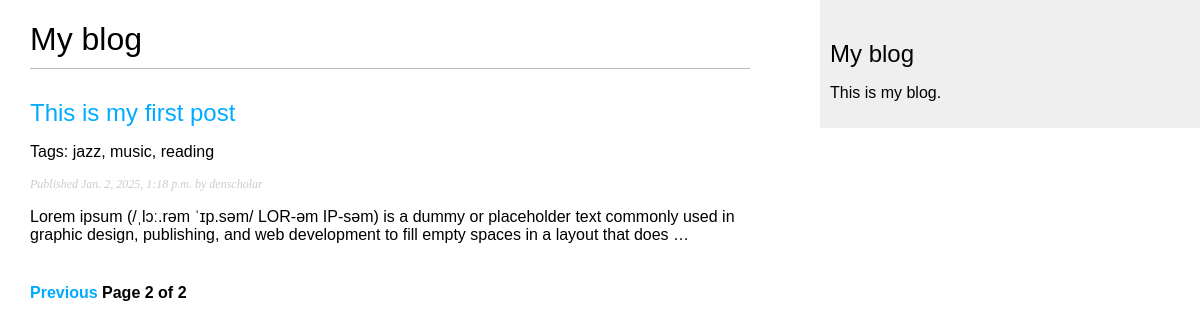
Screenshot of /blog/?page=2 with the database file from the repository.
### blog/models.py (models this page shows, shortened)
class Post(models.Model):
    class Status(models.TextChoices):
        DRAFT = "DF", "Draft"
        PUBLISHED = "PB", "Published"
    title = models.CharField(max_length=250)
    slug = models.SlugField(max_length=250, unique_for_date="publish")
    author = models.ForeignKey(
        settings.AUTH_USER_MODEL, on_delete=models.CASCADE, related_name="blog_posts"
    )
    body = models.TextField()
    publish = models.DateTimeField(default=timezone.now)
    created = models.DateTimeField(auto_now_add=True)
    updated = models.DateTimeField(auto_now=True)
    status = models.CharField(max_length=2, choices=Status, default=Status.DRAFT)
    objects = models.Manager()  # The default manager
    published = PublishedManager()  # Our custom manager.
    tags = TaggableManager()
    class Meta:
        ordering = ["-publish"]
    def get_absolute_url(self):
        return reverse(
            "blog:post_detail",
            args=[
                self.publish.year,
                self.publish.month,
                self.publish.day,
                self.slug,
            ],
        )

### blog/views.py (the view)
# urls.py: path("blog/", PostListView.as_view(), name="post_list"),
class PostListView(ListView):
    queryset = Post.published.all()
    context_object_name = "posts"
    paginate_by = 3
    template_name = "blog/list.html"

### blog/templates/blog/list.html (shortened to what this page needs)
{% extends 'base.html' %} {% block title %} My Blog {% endblock %}
{% block content %}
<h1>My blog</h1>
{% for post in posts %}
<h2><a href={{ post.get_absolute_url }}>{{post.title}}</a></h2>
<p class="tags">Tags: {{ post.tags.all|join:", " }}</p>
<p class="date">Published {{ post.publish }} by {{ post.author }}</p>
{{ post.body|truncatewords:30|linebreaks}} {% endfor %}
{% include 'blog/pagination.html' with page=page_obj %}
{% endblock %}

### static/css/blog.css (style rules this page uses)
body { margin: 0; padding: 0; font-family: helvetica, sans-serif; }
a { color: #00abff; text-decoration: none; }
h1 { font-weight: normal; border-bottom: 1px solid #bbb; padding: 0 0 10px 0; }
h2 { font-weight: normal; margin: 30px 0 0; }
p.date { color: #ccc; font-family: georgia, serif; font-size: 12px; font-style: italic; }

### rows the page displays
Post: title "This is my first post", tags.all "jazz, music, reading", publish "Jan. 2, 2025, 1:18 p.m.", author "denscholar", body "Lorem ipsum (/ˌlɔː.rəm ˈɪp.səm/ LOR-əm IP-səm) is a dummy or placeholder text commonly used in graphic design, publishing, and web development to fill empty spaces in a layout that does …"

### other values shown
{{ page.number }} "2"
{{ page.paginator.num_pages }} "2"
